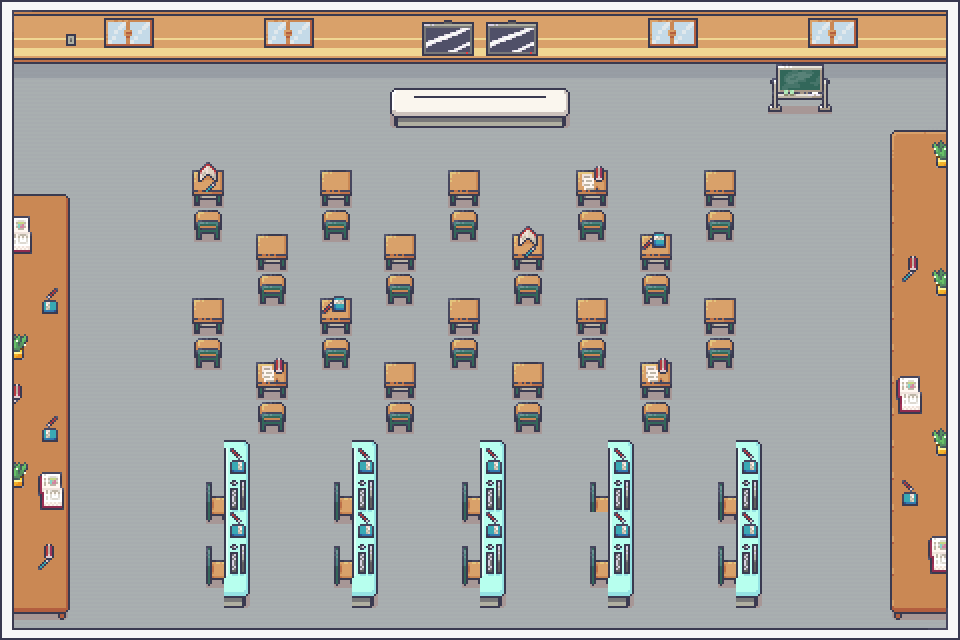

Rendered tile map (Tiled .tmx) drawn with the repository's tilesets; below, a short description and the map source with its tile grids summarised:
An orthogonal 30x20 tile map with 32x32 px tiles, 12 tile layers (Block, Jitsi, Start, Exit, ...), 3 tilesets.

<map version="1.9" tiledversion="1.9.2" orientation="orthogonal" renderorder="right-down" width="30" height="20" tilewidth="32" tileheight="32" infinite="0" nextlayerid="14" nextobjectid="1">
 <tileset firstgid="1" source="../tilesets/Room_Builder_free_32x32.tsx" />
 <tileset firstgid="392" source="../tilesets/Interiors.tsx" />
 <tileset firstgid="1816" source="../tilesets/WA_Special_Zones.tsx" />
 <layer id="11" name="Block" width="30" height="20">
  <data>[600 cells, 190 non-empty, 1 distinct tile ids]</data>
 </layer>
 <layer id="7" name="Jitsi" width="30" height="20">
  <data>[600 cells, 22 non-empty, 1 distinct tile ids]</data>
 </layer>
 <layer id="8" name="Start" width="30" height="20">
  <data>[600 cells, 2 non-empty, 1 distinct tile ids]</data>
 </layer>
 <layer id="9" name="Exit" width="30" height="20">
  <data>[600 cells, 2 non-empty, 1 distinct tile ids]</data>
 </layer>
 <layer id="10" name="URL" width="30" height="20">
  <data>[600 cells, 10 non-empty, 1 distinct tile ids]</data>
 </layer>
 <layer id="1" name="floor" width="30" height="20">
  <data>[600 cells, 600 non-empty, 2 distinct tile ids]</data>
 </layer>
 <layer id="2" name="Back wall" width="30" height="20">
  <data>[600 cells, 60 non-empty, 3 distinct tile ids]</data>
 </layer>
 <layer id="4" name="Windows" width="30" height="20">
  <data>[600 cells, 24 non-empty, 8 distinct tile ids]</data>
 </layer>
 <layer id="5" name="Furniture" width="30" height="20">
  <data>[600 cells, 168 non-empty, 32 distinct tile ids]</data>
 </layer>
 <layer id="6" name="Chairs" width="30" height="20">
  <data>[600 cells, 94 non-empty, 17 distinct tile ids]</data>
 </layer>
 <objectgroup id="12" name="floorLayer" />
 <layer id="3" name="Wall top" width="30" height="20">
  <data>[600 cells, 96 non-empty, 6 distinct tile ids]</data>
 </layer>
 <layer id="13" name="above" width="30" height="20">
  <data>[600 cells, 41 non-empty, 10 distinct tile ids]</data>
 </layer>
</map>
